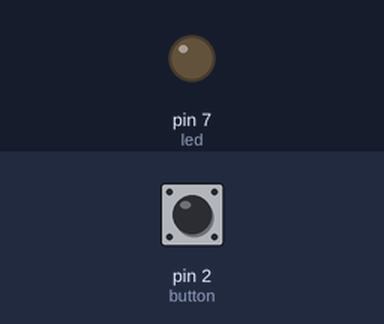
The sketch below on a simulated Arduino Uno, built with avr-gcc and run on an emulated ATmega328P. Parts: output pins drawn as LEDs (lit = HIGH). The inputs (shaded band) are chosen by the test bench; at power-on: pin 2 (button) LOW.

Above: at 1.2 s.
1.3 s: pin 2 (button) pulled HIGH for 0.15 s
At 1.37 s:
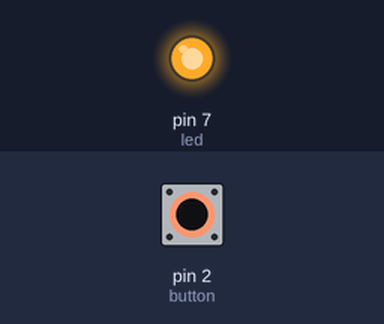
2.9 s: pin 2 (button) pulled HIGH for 3.2 s
At 7.3 s:
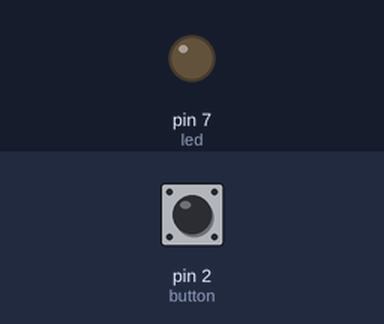
Timing chart, 0 to 8.8 s (numbered marks = the images above; inputs shaded):
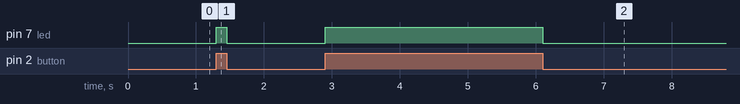

The sketch:

blink_button.ino
```cpp
int led = 7;
int button = 2;
int btnState = 0;

// the setup routine runs once when you press reset:
void setup() {
  // initialize the digital pin as an output.
  pinMode(led, OUTPUT);
  pinMode(button,INPUT);
}

// the loop routine runs over and over again forever:
void loop() {
   btnState = digitalRead(button);
   Serial.println(btnState);
   if (btnState == HIGH){
       digitalWrite(led,HIGH);
   } else {
       digitalWrite(led,LOW);
   }
}
```

Measured:
- after the input at 1.3 s, pin 7 (led): LOW → HIGH at once, → LOW 0.15 s later
- after the input at 2.9 s, pin 7 (led): LOW → HIGH at once, → LOW 3.2 s later
